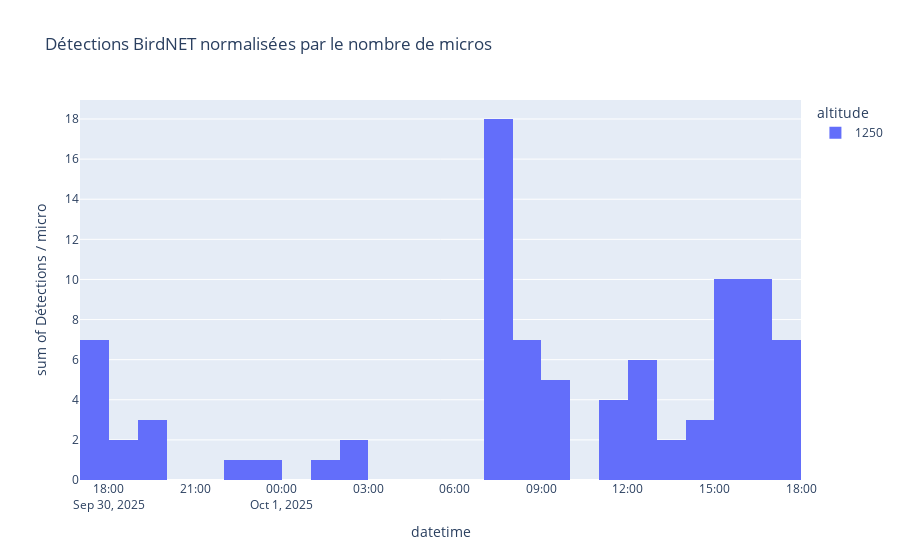

The notebook cell this image was saved under:
### Markdown cell above
### Figure

### Code cell
fig = px.histogram(
    df_detec_norm,
    x="datetime",
    y="norm_counts",
    color="altitude",
    title="Détections BirdNET normalisées par le nombre de micros",
    labels={"norm_counts": "Détections / micro"},
    nbins=25,
    barmode='group',
)
fig.show()

### Figure 1 — Plotly figure (JSON) as saved in the notebook; plotly's stock layout.template omitted (floating-point values rounded to 4 significant figures)
{"data": [{"alignmentgroup": "True", "bingroup": "x", "histfunc": "sum", "hovertemplate": "altitude=1250<br>datetime=%{x}<br>sum of Détections / micro=%{y}<extra></extra>", "legendgroup": "1250", "marker": {"color": "#636efa", "pattern": {"shape": ""}}, "name": "1250", "nbinsx": 25, "offsetgroup": "1250", "orientation": "v", "showlegend": true, "type": "histogram", "x": ["2025-09-30 17:10:00", "2025-09-30 17:30:00", "2025-09-30 17:50:00", "2025-09-30 18:30:00", "2025-09-30 19:20:00", "2025-09-30 22:50:00", "2025-09-30 23:10:00", "2025-10-01 01:10:00", "2025-10-01 02:30:00", "2025-10-01 02:40:00", "2025-10-01 07:10:00", "2025-10-01 07:20:00", "2025-10-01 07:30:00", "2025-10-01 07:40:00", "2025-10-01 08:00:00", "2025-10-01 08:10:00", "2025-10-01 08:40:00", "2025-10-01 09:00:00", "2025-10-01 09:30:00", "2025-10-01 11:40:00", "2025-10-01 11:50:00", "2025-10-01 12:40:00", "2025-10-01 13:00:00", "2025-10-01 13:40:00", "2025-10-01 14:00:00", "2025-10-01 14:10:00", "2025-10-01 14:20:00", "2025-10-01 15:30:00", "2025-10-01 15:40:00", "2025-10-01 15:50:00", "2025-10-01 16:00:00", "2025-10-01 16:10:00", "2025-10-01 16:30:00", "2025-10-01 16:40:00", "2025-10-01 16:50:00", "2025-10-01 17:00:00"], "xaxis": "x", "y": [1.0, 1.0, 5.0, 2.0, 3.0, 1.0, 1.0, 1.0, 1.0, 1.0, 2.0, 1.0, 6.0, 9.0, 2.0, 2.0, 3.0, 2.0, 3.0, 3.0, 1.0, 6.0, 1.0, 1.0, 1.0, 1.0, 1.0, 2.0, 6.0, 2.0, 4.0, 1.0, 1.0, 1.0, 3.0, 7.0], "yaxis": "y"}], "layout": {"barmode": "group", "legend": {"title": {"text": "altitude"}, "tracegroupgap": 0}, "title": {"text": "Détections BirdNET normalisées par le nombre de micros"}, "xaxis": {"anchor": "y", "domain": [0, 1], "title": {"text": "datetime"}}, "yaxis": {"anchor": "x", "domain": [0, 1], "title": {"text": "sum of Détections / micro"}}}}
